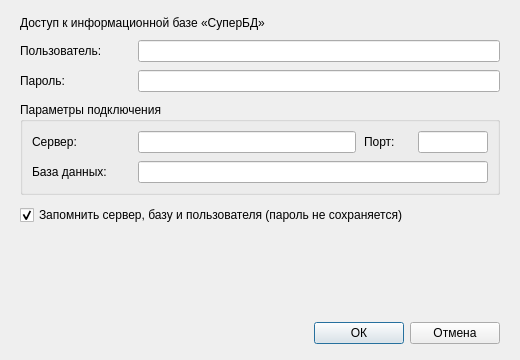
<?xml version="1.0" encoding="UTF-8"?>
<!-- Макет: docs/ui/screens/Main.png, docs/ui/mockup/Main.dc.html (окно 520×360). -->
<ui version="4.0">
 <class>LoginDialog</class>
 <widget class="QDialog" name="LoginDialog">
  <property name="geometry">
   <rect><x>0</x><y>0</y><width>520</width><height>360</height></rect>
  </property>
  <property name="windowTitle">
   <string>Доступ к информационной базе</string>
  </property>
  <layout class="QVBoxLayout" name="rootLayout">
   <property name="spacing"><number>10</number></property>
   <property name="leftMargin"><number>20</number></property>
   <property name="topMargin"><number>16</number></property>
   <property name="rightMargin"><number>20</number></property>
   <property name="bottomMargin"><number>16</number></property>
   <item>
    <widget class="QLabel" name="dialogHeading">
     <property name="text"><string>Доступ к информационной базе «СуперБД»</string></property>
    </widget>
   </item>
   <item>
    <layout class="QGridLayout" name="credentialsLayout">
     <property name="horizontalSpacing"><number>8</number></property>
     <property name="verticalSpacing"><number>8</number></property>
     <item row="0" column="0">
      <widget class="QLabel" name="userLabel">
       <property name="minimumSize"><size><width>110</width><height>0</height></size></property>
       <property name="text"><string>Пользователь:</string></property>
       <property name="buddy"><cstring>userEdit</cstring></property>
       <property name="role" stdset="0"><string>caption</string></property>
      </widget>
     </item>
     <item row="0" column="1">
      <widget class="QLineEdit" name="userEdit"/>
     </item>
     <item row="1" column="0">
      <widget class="QLabel" name="passwordLabel">
       <property name="text"><string>Пароль:</string></property>
       <property name="buddy"><cstring>passwordEdit</cstring></property>
       <property name="role" stdset="0"><string>caption</string></property>
      </widget>
     </item>
     <item row="1" column="1">
      <widget class="QLineEdit" name="passwordEdit">
       <property name="echoMode"><enum>QLineEdit::Password</enum></property>
      </widget>
     </item>
    </layout>
   </item>
   <item>
    <widget class="QGroupBox" name="connectionGroup">
     <property name="title"><string>Параметры подключения</string></property>
     <layout class="QGridLayout" name="connectionLayout">
      <property name="horizontalSpacing"><number>8</number></property>
      <property name="verticalSpacing"><number>8</number></property>
      <item row="0" column="0">
       <widget class="QLabel" name="hostLabel">
        <property name="minimumSize"><size><width>98</width><height>0</height></size></property>
        <property name="text"><string>Сервер:</string></property>
        <property name="buddy"><cstring>hostEdit</cstring></property>
        <property name="role" stdset="0"><string>caption</string></property>
       </widget>
      </item>
      <item row="0" column="1">
       <widget class="QLineEdit" name="hostEdit"/>
      </item>
      <item row="0" column="2">
       <widget class="QLabel" name="portLabel">
        <property name="minimumSize"><size><width>46</width><height>0</height></size></property>
        <property name="text"><string>Порт:</string></property>
        <property name="buddy"><cstring>portEdit</cstring></property>
        <property name="role" stdset="0"><string>caption</string></property>
       </widget>
      </item>
      <item row="0" column="3">
       <widget class="QLineEdit" name="portEdit">
        <property name="minimumSize"><size><width>70</width><height>0</height></size></property>
        <property name="maximumSize"><size><width>70</width><height>16777215</height></size></property>
       </widget>
      </item>
      <item row="1" column="0">
       <widget class="QLabel" name="databaseLabel">
        <property name="text"><string>База данных:</string></property>
        <property name="buddy"><cstring>databaseEdit</cstring></property>
        <property name="role" stdset="0"><string>caption</string></property>
       </widget>
      </item>
      <item row="1" column="1" colspan="3">
       <widget class="QLineEdit" name="databaseEdit"/>
      </item>
     </layout>
    </widget>
   </item>
   <item>
    <widget class="QCheckBox" name="rememberCheck">
     <property name="text"><string>Запомнить сервер, базу и пользователя (пароль не сохраняется)</string></property>
     <property name="checked"><bool>true</bool></property>
    </widget>
   </item>
   <item>
    <spacer name="verticalSpacer">
     <property name="orientation"><enum>Qt::Vertical</enum></property>
     <property name="sizeHint" stdset="0"><size><width>0</width><height>0</height></size></property>
    </spacer>
   </item>
   <item>
    <layout class="QHBoxLayout" name="buttonsLayout">
     <property name="spacing"><number>6</number></property>
     <item>
      <spacer name="buttonsSpacer">
       <property name="orientation"><enum>Qt::Horizontal</enum></property>
       <property name="sizeHint" stdset="0"><size><width>0</width><height>0</height></size></property>
      </spacer>
     </item>
     <item>
      <widget class="QPushButton" name="okButton">
       <property name="minimumSize"><size><width>90</width><height>0</height></size></property>
       <property name="text"><string>ОК</string></property>
       <property name="default"><bool>true</bool></property>
       <property name="autoDefault"><bool>true</bool></property>
      </widget>
     </item>
     <item>
      <widget class="QPushButton" name="cancelButton">
       <property name="minimumSize"><size><width>90</width><height>0</height></size></property>
       <property name="text"><string>Отмена</string></property>
       <property name="autoDefault"><bool>false</bool></property>
      </widget>
     </item>
    </layout>
   </item>
  </layout>
 </widget>
 <tabstops>
  <tabstop>userEdit</tabstop>
  <tabstop>passwordEdit</tabstop>
  <tabstop>hostEdit</tabstop>
  <tabstop>portEdit</tabstop>
  <tabstop>databaseEdit</tabstop>
  <tabstop>rememberCheck</tabstop>
  <tabstop>okButton</tabstop>
  <tabstop>cancelButton</tabstop>
 </tabstops>
 <resources/>
 <connections/>
</ui>
